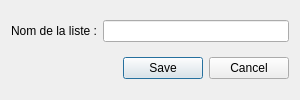
<?xml version="1.0" encoding="UTF-8"?>
<ui version="4.0">
 <class>DialogEditStaticPlayList</class>
 <widget class="QDialog" name="DialogEditStaticPlayList">
  <property name="minimumSize">
   <size>
    <width>300</width>
    <height>100</height>
   </size>
  </property>
  <property name="windowTitle">
   <string>Liste de lecture</string>
  </property>
  <property name="modal">
   <bool>true</bool>
  </property>
  <layout class="QGridLayout" name="gridLayout">
   <item row="1" column="0" colspan="2">
    <widget class="QDialogButtonBox" name="buttonBox">
     <property name="orientation">
      <enum>Qt::Horizontal</enum>
     </property>
     <property name="standardButtons">
      <set>QDialogButtonBox::Cancel|QDialogButtonBox::Save</set>
     </property>
    </widget>
   </item>
   <item row="0" column="0">
    <widget class="QLabel" name="lblName">
     <property name="text">
      <string>Nom de la liste :</string>
     </property>
    </widget>
   </item>
   <item row="0" column="1">
    <widget class="QLineEdit" name="editName"/>
   </item>
  </layout>
 </widget>
 <resources/>
 <connections>
  <connection>
   <sender>buttonBox</sender>
   <signal>accepted()</signal>
   <receiver>DialogEditStaticPlayList</receiver>
   <slot>accept()</slot>
   <hints>
    <hint type="sourcelabel">
     <x>248</x>
     <y>254</y>
    </hint>
    <hint type="destinationlabel">
     <x>157</x>
     <y>274</y>
    </hint>
   </hints>
  </connection>
  <connection>
   <sender>buttonBox</sender>
   <signal>rejected()</signal>
   <receiver>DialogEditStaticPlayList</receiver>
   <slot>reject()</slot>
   <hints>
    <hint type="sourcelabel">
     <x>316</x>
     <y>260</y>
    </hint>
    <hint type="destinationlabel">
     <x>286</x>
     <y>274</y>
    </hint>
   </hints>
  </connection>
 </connections>
</ui>
